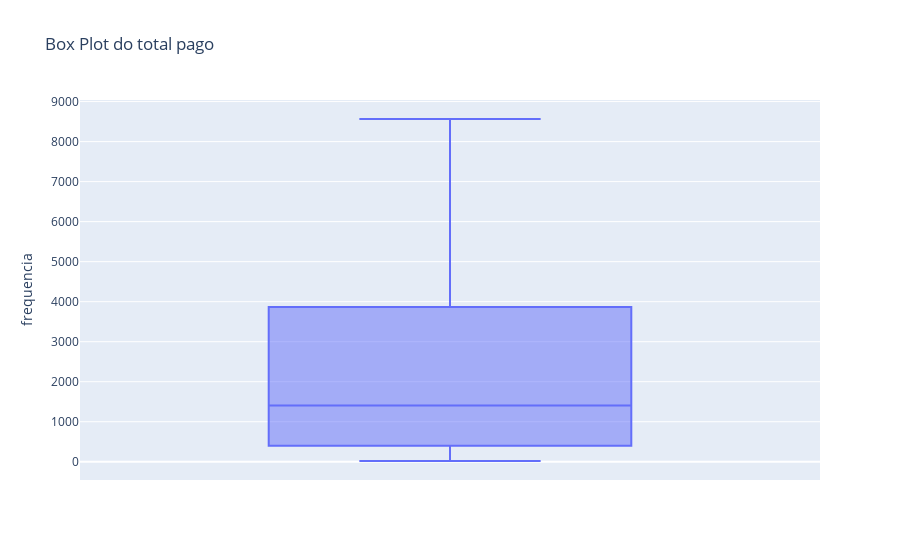
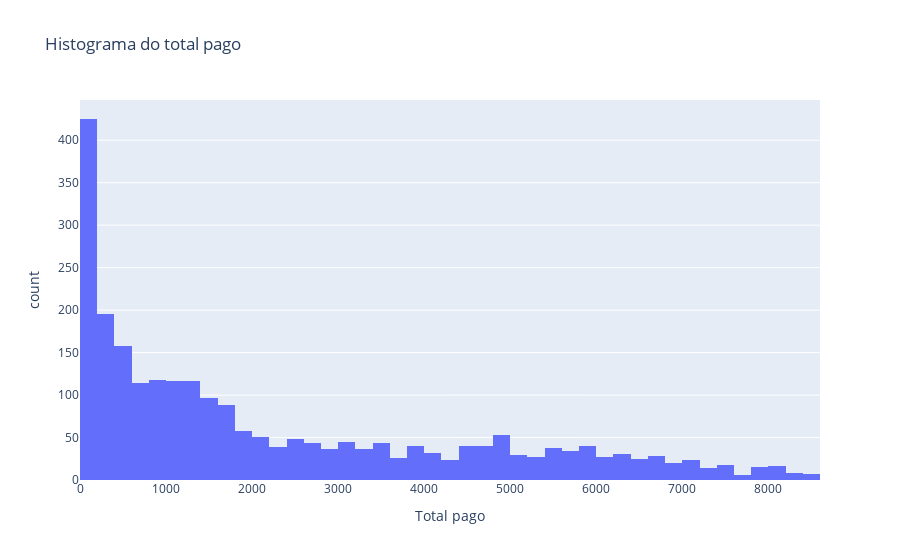

Notebook source saved alongside these figures, in order:
### Markdown cell above
Não há outliers, a grande concentração de clientes que pagam valores entre 70 e 75 se deve ao fato de termos substituido os nulos pela mediana para não distorccer as análises, já que hávia muitos nulls e precisavamos do pagamento mensal para analisar nosso churn

### Code cell
fig = px.box(df, y='total_pago', title='Box Plot do total pago', labels={'total_pago': 'frequencia'})
fig.show()



fig = px.histogram(df, x='total_pago', 
                   title='Histograma do total pago',
                   labels={'total_pago': 'Total pago'})
fig.show()

### Figure 1 — Plotly figure (JSON) as saved in the notebook; plotly's stock layout.template omitted (floating-point values rounded to 4 significant figures; data arrays with more than 128 entries replaced by an {"elided": "..."} marker saying what was removed)
{"data": [{"alignmentgroup": "True", "hovertemplate": "frequencia=%{y}<extra></extra>", "legendgroup": "", "marker": {"color": "#636efa"}, "name": "", "notched": false, "offsetgroup": "", "orientation": "v", "showlegend": false, "type": "box", "x0": " ", "xaxis": "x", "y": {"elided": "2488 float values"}, "y0": " ", "yaxis": "y"}], "layout": {"autosize": true, "boxmode": "group", "legend": {"tracegroupgap": 0}, "title": {"text": "Box Plot do total pago"}, "xaxis": {"anchor": "y", "autorange": true, "domain": [0, 1], "range": [-0.5, 0.5], "type": "category"}, "yaxis": {"anchor": "x", "autorange": true, "domain": [0, 1], "range": [-456.0, 9040.0], "title": {"text": "frequencia"}, "type": "linear"}}}

### Figure 2 — Plotly figure (JSON) as saved in the notebook; plotly's stock layout.template omitted (floating-point values rounded to 4 significant figures; data arrays with more than 128 entries replaced by an {"elided": "..."} marker saying what was removed)
{"data": [{"alignmentgroup": "True", "bingroup": "x", "hovertemplate": "Total pago=%{x}<br>count=%{y}<extra></extra>", "legendgroup": "", "marker": {"color": "#636efa", "pattern": {"shape": ""}}, "name": "", "offsetgroup": "", "orientation": "v", "showlegend": false, "type": "histogram", "x": {"elided": "2488 float values"}, "xaxis": "x", "yaxis": "y"}], "layout": {"autosize": true, "barmode": "relative", "legend": {"tracegroupgap": 0}, "title": {"text": "Histograma do total pago"}, "xaxis": {"anchor": "y", "autorange": true, "domain": [0, 1], "range": [0, 8600], "title": {"text": "Total pago"}, "type": "linear"}, "yaxis": {"anchor": "x", "autorange": true, "domain": [0, 1], "range": [0, 447.4], "title": {"text": "count"}}}}
